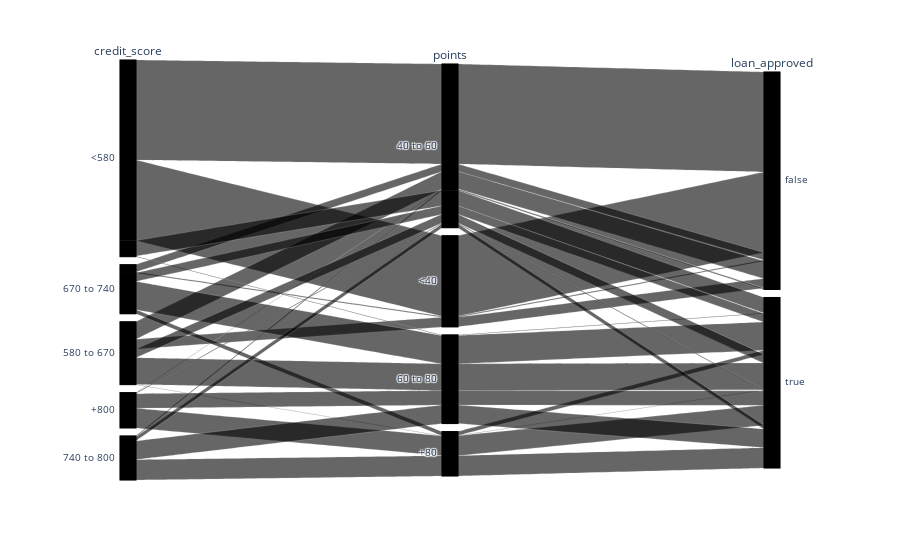

Source (notebook cell):
### Code cell
fig = px.parallel_categories(
    df_disc[['credit_score', 'points', 'income', 'loan_approved']],
    color="loan_approved",
    color_continuous_scale=px.colors.sequential.Viridis
)
fig.show()

### Figure 1 — Plotly figure (JSON) as saved in the notebook; plotly's stock layout.template omitted (floating-point values rounded to 4 significant figures; data arrays with more than 128 entries replaced by an {"elided": "..."} marker saying what was removed)
{"data": [{"dimensions": [{"label": "credit_score", "values": {"elided": "2000 str values"}}, {"label": "points", "values": {"elided": "2000 str values"}}, {"label": "loan_approved", "values": {"elided": "2000 bool values"}}], "domain": {"x": [0, 1], "y": [0, 1]}, "line": {"color": {"elided": "2000 bool values"}, "coloraxis": "coloraxis"}, "name": "", "type": "parcats"}], "layout": {"coloraxis": {"colorbar": {"title": {"text": "loan_approved"}}, "colorscale": [[0, "#440154"], [0.1111, "#482878"], [0.2222, "#3e4989"], [0.3333, "#31688e"], [0.4444, "#26828e"], [0.5556, "#1f9e89"], [0.6667, "#35b779"], [0.7778, "#6ece58"], [0.8889, "#b5de2b"], [1, "#fde725"]]}, "legend": {"tracegroupgap": 0}, "margin": {"t": 60}}}
